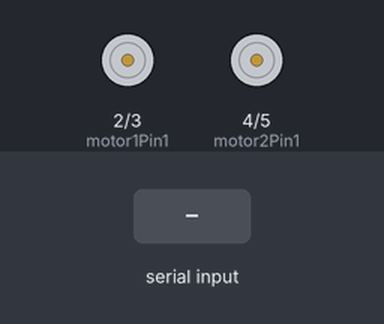
Bench run of a program on a simulated Arduino Uno, built with avr-gcc and run on an emulated ATmega328P. Parts: motor-driver pin pairs drawn as motors (green arrow = first pin HIGH = forward, orange = second pin HIGH = backward, longer = more drive). The inputs (shaded band) are chosen by the test bench.

Above: at 1.2 s.
1.3 s: byte 70 (forward) received over Serial
At 1.7 s:
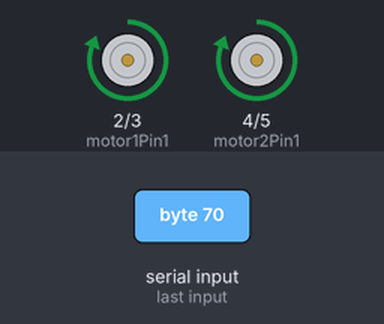
2.8 s: byte 66 (backward) received over Serial
At 4.0 s:
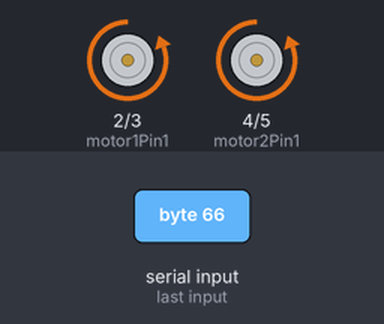
4.3 s: byte 76 (left) received over Serial
At 5.2 s:
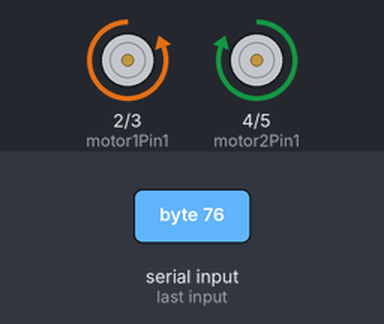
5.8 s: byte 82 (right) received over Serial
At 6.3 s:
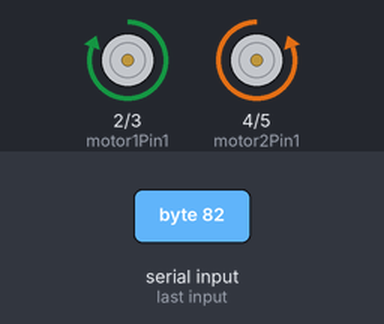
Timing chart, 0 to 8.3 s (numbered marks = the images above; inputs shaded):
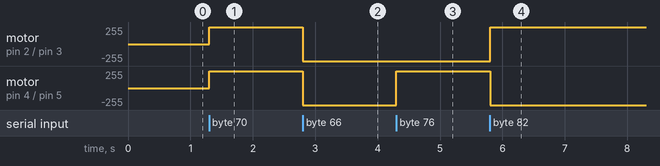

Measured:
- after the input at 1.3 s, motor on pin 2 (motor1Pin1) / pin 3 (motor1Pin2), motor on pin 4 (motor2Pin1) / pin 5 (motor2Pin2): stopped → forward 255/255 at once
- after the input at 2.8 s, motor on pin 2 (motor1Pin1) / pin 3 (motor1Pin2), motor on pin 4 (motor2Pin1) / pin 5 (motor2Pin2): forward 255/255 → backward 255/255 at once
- after the input at 4.3 s, motor on pin 4 (motor2Pin1) / pin 5 (motor2Pin2): backward 255/255 → forward 255/255 at once
- after the input at 5.8 s, motor on pin 2 (motor1Pin1) / pin 3 (motor1Pin2): backward 255/255 → forward 255/255 at once; motor on pin 4 (motor2Pin1) / pin 5 (motor2Pin2): forward 255/255 → backward 255/255 at once

The program:

main.cpp
```cpp
#include <Arduino.h>
#define motor1Pin1 2 // Pin 2 para controlar motor1
#define motor1Pin2 3 // Pin 3 para controlar motor1
#define motor2Pin1 4 // Pin 4 para controlar motor2
#define motor2Pin2 5 // Pin 5 para controlar motor2

#define forward 'F'
#define backward 'B'
#define left 'L'
#define right 'R'
#define stop 'S'

char command; // Variable para almacenar el comando Bluetooth recibido

void setup() {
  pinMode(motor1Pin1, OUTPUT);
  pinMode(motor1Pin2, OUTPUT);
  pinMode(motor2Pin1, OUTPUT);
  pinMode(motor2Pin2, OUTPUT);
  Serial.begin(9600); // Inicia la comunicación serial
}

void loop() {
  if (Serial.available() > 0) {
    command = Serial.read();
    executeCommand(command);
  }
}

void executeCommand(char command) {
  switch (command) {
    case forward:
      digitalWrite(motor1Pin1, HIGH);
      digitalWrite(motor1Pin2, LOW);
      digitalWrite(motor2Pin1, HIGH);
      digitalWrite(motor2Pin2, LOW);
      break;
    case backward:
      digitalWrite(motor1Pin1, LOW);
      digitalWrite(motor1Pin2, HIGH);
      digitalWrite(motor2Pin1, LOW);
      digitalWrite(motor2Pin2, HIGH);
      break;
    case left:
      digitalWrite(motor1Pin1, LOW);
      digitalWrite(motor1Pin2, HIGH);
      digitalWrite(motor2Pin1, HIGH);
      digitalWrite(motor2Pin2, LOW);
      break;
    case right:
      digitalWrite(motor1Pin1, HIGH);
      digitalWrite(motor1Pin2, LOW);
      digitalWrite(motor2Pin1, LOW);
      digitalWrite(motor2Pin2, HIGH);
      break;
    case stop:
      digitalWrite(motor1Pin1, LOW);
      digitalWrite(motor1Pin2, LOW);
      digitalWrite(motor2Pin1, LOW);
      digitalWrite(motor2Pin2, LOW);
      break;
    default:
      break;
  }
}
```
